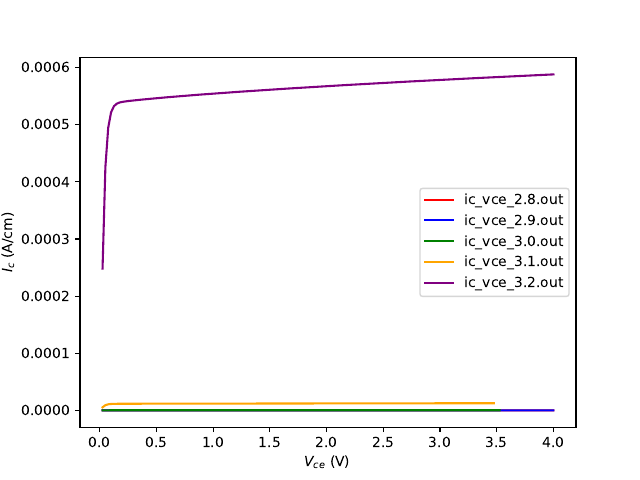

This chart was generated by the following Python code:
import numpy as np
import matplotlib.pyplot as plt

def main():
    files = (
        'ic_vce_2.8.out',
        'ic_vce_2.9.out',
        'ic_vce_3.0.out',
        'ic_vce_3.1.out',
        'ic_vce_3.2.out',
        #'ic_vce_0.6.out',
        #'ic_vce_0.7.out',
        #'ic_vce_0.8.out',
        #'ic_vce_0.9.out',
        #'ic_vce_1.0.out',
    )
    colors = ['red', 'blue', 'green', 'orange', 'purple', 'brown', 'pink', 'gray', 'cyan', 'magenta']

    for filename, color in zip(files, colors):
        data = np.loadtxt(filename)
        vce = data[:,1] - data[:,2]
        ic = data[:,4]
        plt.plot(vce, ic, color=color, label=filename)

    plt.xlabel(r"$V_{ce}$ (V)")
    plt.ylabel(r"$I_c$ (A/cm)")
    plt.legend()
    plt.savefig('raser/field/ic_vce.pdf')
